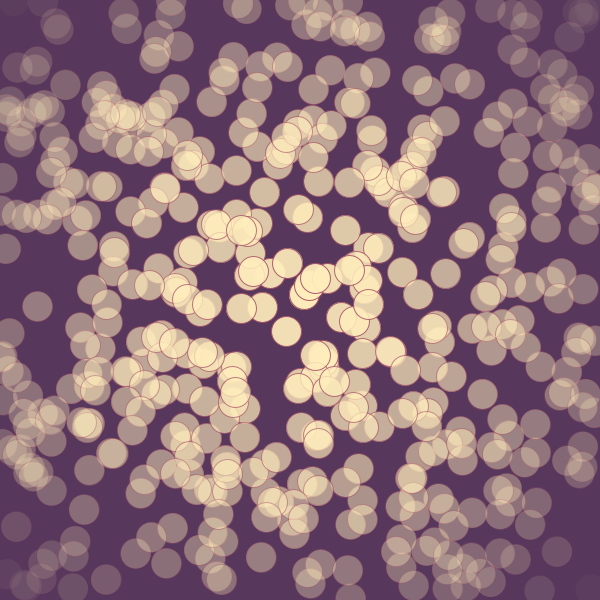
Frame 1 (no input)
Frame 60 (the mouse pressed at the canvas centre just before this capture): identical to frame 1, image omitted
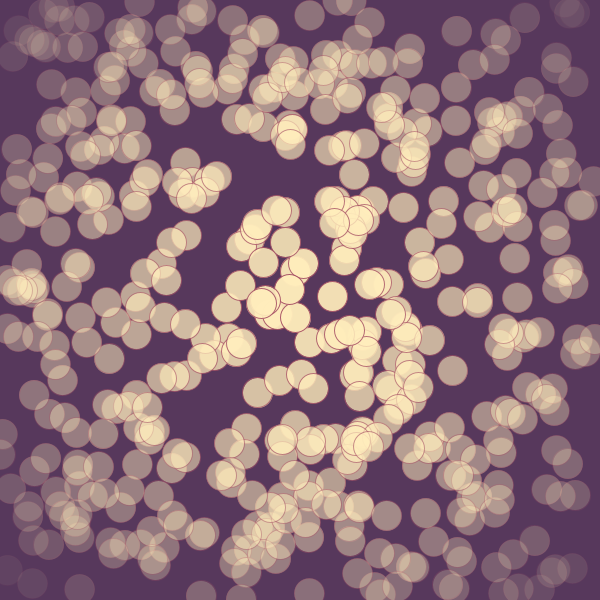
Frame 120 (the mouse held since frame 60 and released just before this capture)

The Processing sketch that drew these frames (run headless with seeded random() and noise(); from frame 60 on, the mouse is pressed at the canvas centre):

// Processing sketch: processing_151709
// ── processing_151709.pde

int ars = 0;


void setup ()
{
  size (600, 600);
  smooth();
}

void draw ()
{
  background (#57385c);
  randomSeed (ars);

  float maxDistance = dist (0, 0, width/2, height/2);

  int i = 0;

  while ( i < 500)
  {
    float x = random (width);
    float y = random (height);
    float distance = dist (x, y, width/2, height/2);
    float myAlpha = map (distance, 0, maxDistance, 255, 0);

    stroke (#A75265, myAlpha);
    fill (#ffedbc, myAlpha);
    ellipse (x, y, 30, 30);
    
    i = i+1;
  }
}

void mousePressed ()
{
  if (mouseButton == LEFT) 
  {
    ars = ars +1;
  }
  else
  {
    ars = ars -1;
  }
}
